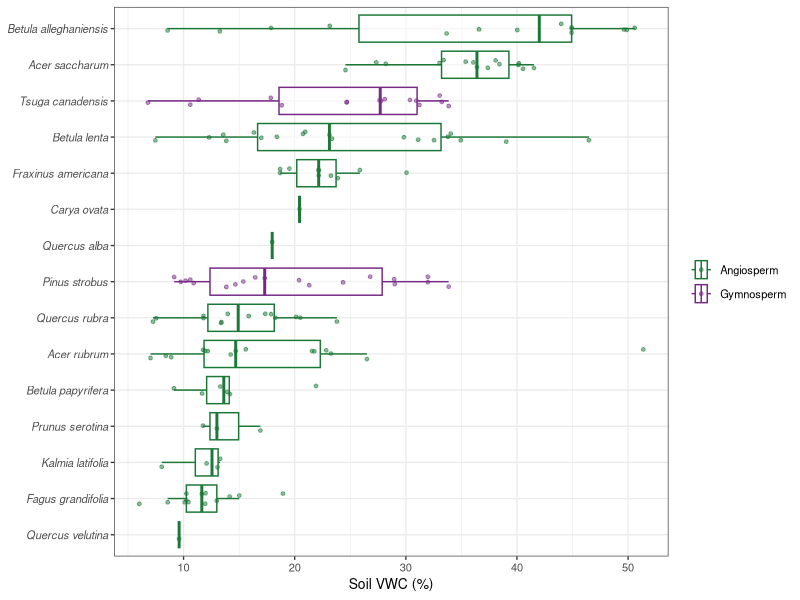

Source code (R):
# ==============================================================================
# REVISION — Tree species distribution: DBH x landscape table + moisture niches
# ==============================================================================
# Serves: R3 L286 (table of #trees/species + DBH mean+/-sd by location),
# R3 L125 (species distribution across the transect), and the editor + R3 + Mark
# plant-framing ask (species niche preferences, e.g. yellow birch in wetter soils).
#
# NEW file; edits nothing.
# Inputs: data/compiled/tree_properties.csv (measured trees: species, dbh, VWC,
#         landscape_position), data/compiled/forest_inventory.csv (full census).
# Run: Rscript code/revision/R_tree_distribution.R
# Outputs (outputs/revision/):
#   tree_dbh_landscape_table.csv     R3 L286 table
#   tree_species_moisture_niche.csv  median VWC per species (niche summary)
#   tree_distribution_panels.png     DBH-by-landscape + species-VWC niche figure
# ==============================================================================

suppressPackageStartupMessages({ library(tidyverse) })
out_dir <- "outputs/revision"; dir.create(out_dir, showWarnings = FALSE, recursive = TRUE)

sp_map <- c(ACRU="Acer rubrum",ACSA="Acer saccharum",BEAL="Betula alleghaniensis",
  BELE="Betula lenta",BEPA="Betula papyrifera",CAOV="Carya ovata",FAGR="Fagus grandifolia",
  FRAM="Fraxinus americana",KALA="Kalmia latifolia",PIST="Pinus strobus",PRSE="Prunus serotina",
  QUAL="Quercus alba",QURU="Quercus rubra",QUVE="Quercus velutina",SAAL="Sassafras albidum",
  TSCA="Tsuga canadensis")
gymno <- c("Pinus strobus","Tsuga canadensis")

tp <- read_csv("data/compiled/tree_properties.csv", show_col_types = FALSE) %>%
  filter(!is.na(species_id)) %>%
  mutate(species = sp_map[species_id],
         group = if_else(species %in% gymno, "Gymnosperm", "Angiosperm"),
         landscape_position = na_if(landscape_position, "Lab")) %>%
  filter(!is.na(species))

# ---- R3 L286: species x landscape count + DBH mean+/-sd -----------------------
dbh_tab <- tp %>% filter(!is.na(landscape_position)) %>%
  group_by(species, group, landscape_position) %>%
  summarise(n = n(),
            dbh_mean = mean(dbh, na.rm = TRUE), dbh_sd = sd(dbh, na.rm = TRUE),
            .groups = "drop") %>%
  mutate(dbh_summary = ifelse(is.na(dbh_sd), sprintf("%.1f", dbh_mean),
                              sprintf("%.1f +/- %.1f", dbh_mean, dbh_sd))) %>%
  arrange(group, species, landscape_position)
write.csv(dbh_tab, file.path(out_dir, "tree_dbh_landscape_table.csv"), row.names = FALSE)

# wide version (species rows, landscape columns) — closer to a manuscript table
dbh_wide <- dbh_tab %>%
  mutate(cell = sprintf("n=%d, DBH %s", n, dbh_summary)) %>%
  dplyr::select(species, group, landscape_position, cell) %>%
  pivot_wider(names_from = landscape_position, values_from = cell)
write.csv(dbh_wide, file.path(out_dir, "tree_dbh_landscape_table_wide.csv"), row.names = FALSE)

# ---- Species moisture niche (VWC) --------------------------------------------
niche <- tp %>% filter(!is.na(VWC_mean)) %>%
  group_by(species, group) %>%
  summarise(n = n(), vwc_median = median(VWC_mean), vwc_mean = mean(VWC_mean),
            vwc_q25 = quantile(VWC_mean, .25), vwc_q75 = quantile(VWC_mean, .75),
            .groups = "drop") %>%
  arrange(desc(vwc_median))
write.csv(niche, file.path(out_dir, "tree_species_moisture_niche.csv"), row.names = FALSE)

# ---- Figures -----------------------------------------------------------------
sp_order <- niche %>% arrange(vwc_median) %>% pull(species)
tp_v <- tp %>% filter(!is.na(VWC_mean)) %>% mutate(species = factor(species, levels = sp_order))

p_niche <- ggplot(tp_v, aes(VWC_mean, species, color = group)) +
  geom_boxplot(outlier.shape = NA, alpha = .5) +
  geom_jitter(height = .15, size = 1, alpha = .5) +
  scale_color_manual(values = c(Angiosperm = "#1b7837", Gymnosperm = "#762a83")) +
  labs(title = "Species soil-moisture niches (ordered by median VWC)",
       subtitle = "Wetter-preferring species at top (e.g. yellow birch); gymnosperms on drier ridges",
       x = "Soil VWC (%)", y = NULL, color = NULL) +
  theme_bw(base_size = 10) + theme(axis.text.y = element_text(face = "italic"))

comp <- tp %>% filter(!is.na(landscape_position)) %>%
  count(landscape_position, group, species)
p_comp <- ggplot(comp, aes(landscape_position, n, fill = group)) +
  geom_col() +
  scale_fill_manual(values = c(Angiosperm = "#1b7837", Gymnosperm = "#762a83")) +
  labs(title = "Sampled-tree composition by landscape position",
       x = NULL, y = "n trees", fill = NULL) + theme_bw(base_size = 10)

p_dbh <- ggplot(tp %>% filter(!is.na(dbh), !is.na(landscape_position)),
                aes(landscape_position, dbh, color = group)) +
  geom_boxplot(outlier.shape = NA) + geom_jitter(width = .15, size = 1, alpha = .4) +
  scale_color_manual(values = c(Angiosperm = "#1b7837", Gymnosperm = "#762a83")) +
  labs(title = "DBH by landscape position", x = NULL, y = "DBH (cm)", color = NULL) +
  theme_bw(base_size = 10)

if (requireNamespace("gridExtra", quietly = TRUE)) {
  g <- gridExtra::arrangeGrob(p_niche, gridExtra::arrangeGrob(p_comp, p_dbh, ncol = 1), ncol = 2,
                              widths = c(1.3, 1))
  ggsave(file.path(out_dir, "tree_distribution_panels.png"), g, width = 13, height = 7, dpi = 140)
}
# panel A (species soil-moisture niches) standalone -> SI figure (R3 L286)
# title/subtitle stripped for publication (moves to caption)
ggsave(file.path(out_dir, "tree_species_moisture_niche.png"),
       p_niche + labs(title = NULL, subtitle = NULL), width = 6.8, height = 6.2, dpi = 200)

# ---- Forest-inventory context (full census) ----------------------------------
fi <- read_csv("data/compiled/forest_inventory.csv", show_col_types = FALSE)
fi_summary <- fi %>% mutate(species = sp_map[species_code]) %>%
  group_by(species_code) %>%
  summarise(n_stems = n(), dbh_mean_mm = mean(dbh_mm, na.rm = TRUE), .groups = "drop") %>%
  arrange(desc(n_stems))
write.csv(fi_summary, file.path(out_dir, "forest_inventory_species_summary.csv"), row.names = FALSE)

# ---- Console summary ---------------------------------------------------------
cat("=== R3 L286 species x landscape x DBH table (head) ===\n")
print(as.data.frame(head(dbh_tab, 12)), row.names = FALSE)
cat("\n=== Species moisture niches (VWC median, wettest first) ===\n")
print(as.data.frame(niche %>% dplyr::select(species, group, n, vwc_median)), row.names = FALSE)
cat("\nWrote tables + tree_distribution_panels.png to", out_dir, "\n")
